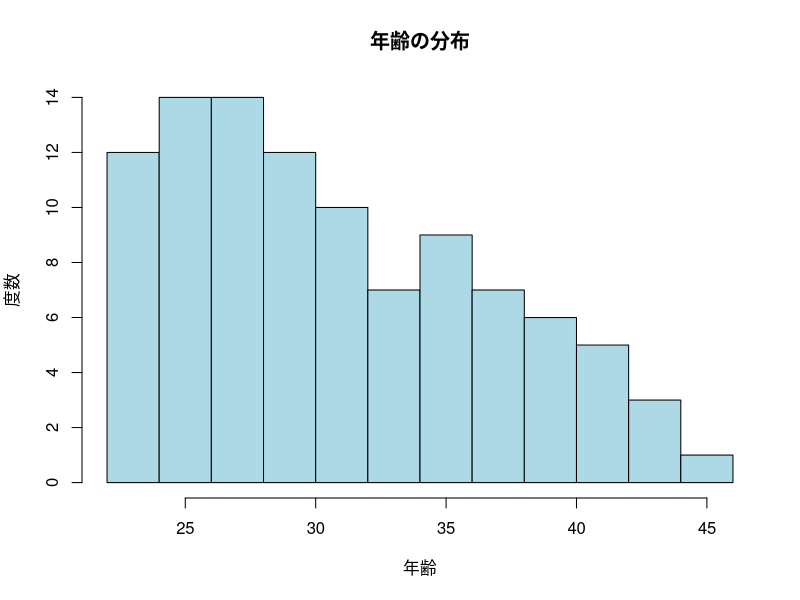
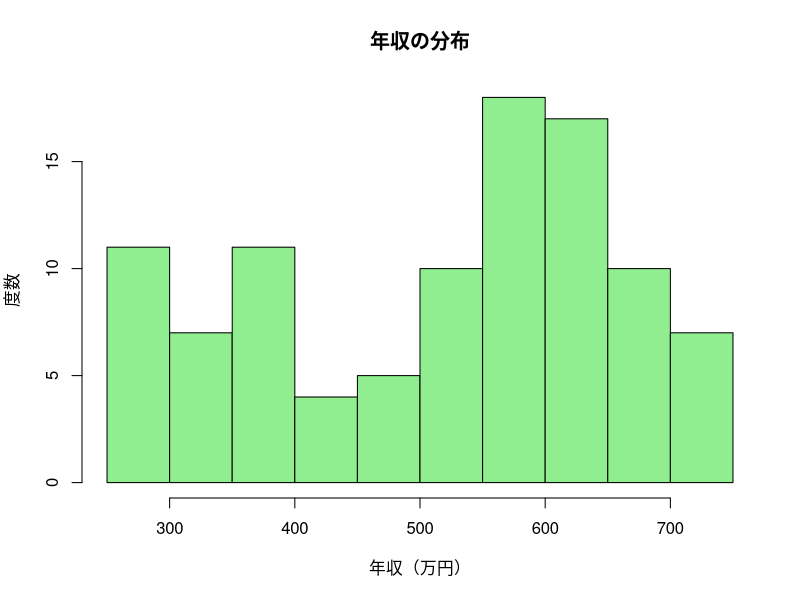
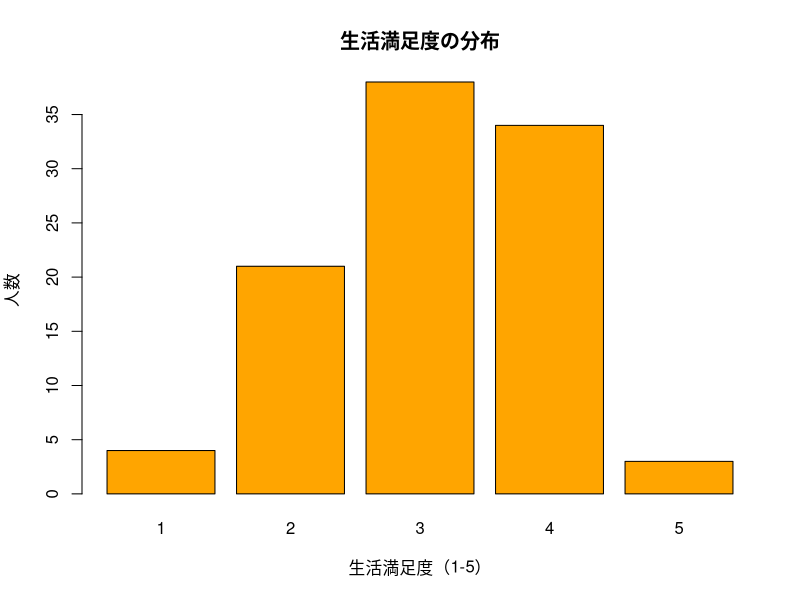
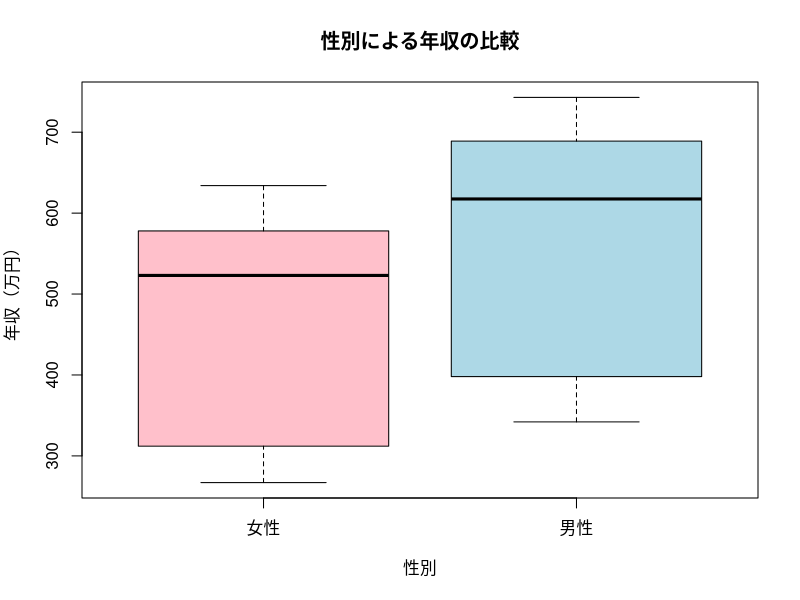
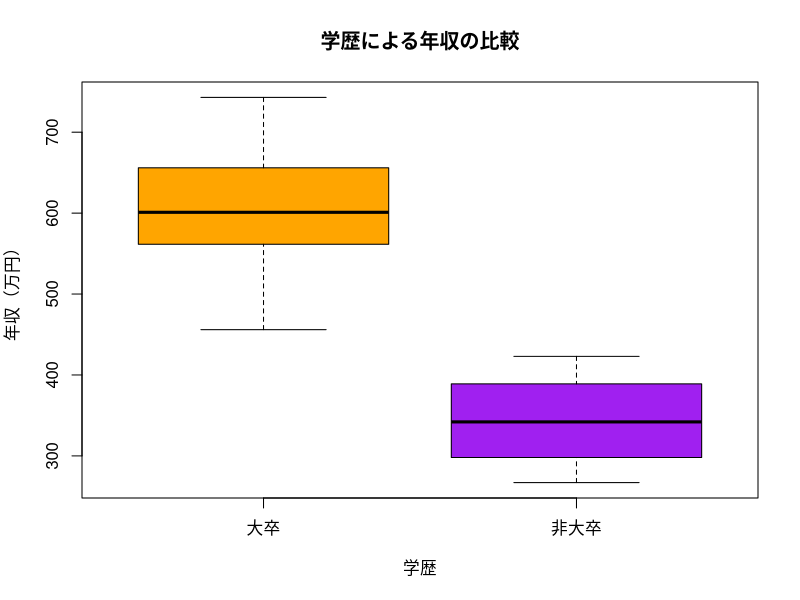
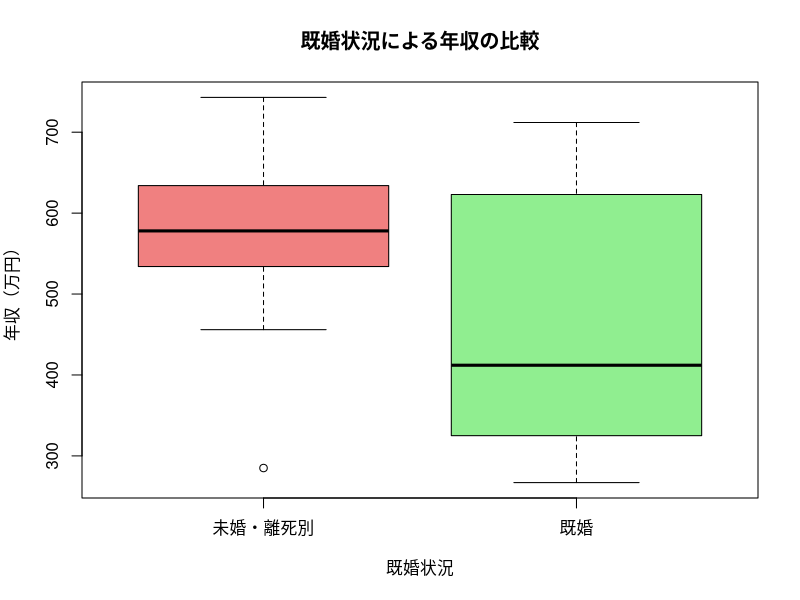
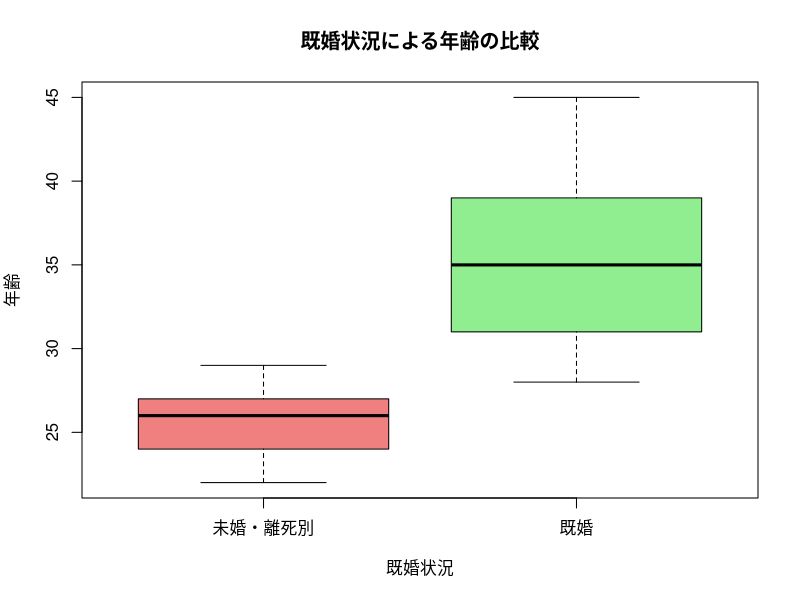
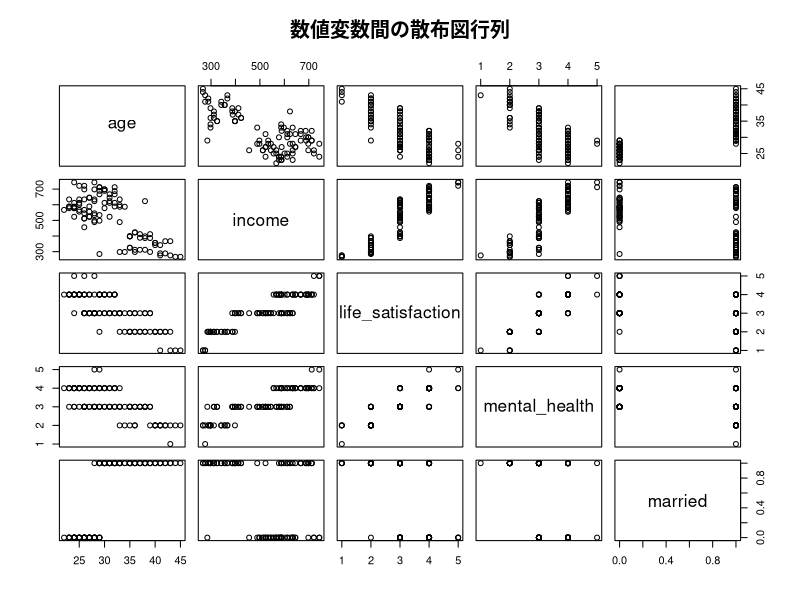

Write R code to recreate these figures, in order. (Note: this script raises an error after producing the figures.)
# =============================================================================
# R基礎演習 - 第2回: 回帰分析
# 対象: 大学生向け統計学習
# 内容: 単回帰分析、重回帰分析、ロジスティック回帰分析
# =============================================================================

# 作業環境のクリア
rm(list = ls())

# 図の日本語表示用
#par(family = "Meiryo") #Windows
#par(family= "HiraKakuProN-W3") #Mac

print("=== R回帰分析演習を開始します ===")

# =============================================================================
# 1. データの読み込みと確認
# =============================================================================

print("=== 1. データの読み込み ===")

# CSVファイルの読み込み
data <- read.csv("data/lifestyle_data.csv", fileEncoding = "UTF-8")

# データの基本情報を確認
print("データの行数と列数:")
print(dim(data))

print("データの最初の6行:")
print(head(data))

print("データの構造:")
print(str(data))

print("データの基本統計量:")
print(summary(data))

# =============================================================================
# 2. データの前処理
# =============================================================================

print("=== 2. データの前処理 ===")

# カテゴリカル変数をファクター型に変換
data$gender <- as.factor(data$gender)
data$education <- as.factor(data$education)

# 欠損値の確認
print("欠損値の確認:")
print(colSums(is.na(data)))

# 既婚状況の分布確認
print("既婚状況の分布:")
print(table(data$married))
print("既婚率:")
print(prop.table(table(data$married)))

# =============================================================================
# 3. 記述統計とデータ可視化
# =============================================================================

print("=== 3. 記述統計とデータ可視化 ===")

# 年齢の分布
print("年齢の基本統計量:")
print(summary(data$age))

hist(data$age, 
     main = "年齢の分布", 
     xlab = "年齢", 
     ylab = "度数",
     col = "lightblue",
     breaks = 10)

# 年収の分布
print("年収の基本統計量:")
print(summary(data$income))

hist(data$income, 
     main = "年収の分布", 
     xlab = "年収（万円）", 
     ylab = "度数",
     col = "lightgreen",
     breaks = 15)

# 生活満足度の分布
print("生活満足度の基本統計量:")
print(table(data$life_satisfaction))

barplot(table(data$life_satisfaction),
        main = "生活満足度の分布",
        xlab = "生活満足度（1-5）",
        ylab = "人数",
        col = "orange")

# グループ別の年収比較
print("性別による年収の違い:")
print(by(data$income, data$gender, summary))

boxplot(income ~ gender, data = data,
        main = "性別による年収の比較",
        xlab = "性別",
        ylab = "年収（万円）",
        col = c("pink", "lightblue"))

print("学歴による年収の違い:")
print(by(data$income, data$education, summary))

boxplot(income ~ education, data = data,
        main = "学歴による年収の比較",
        xlab = "学歴",
        ylab = "年収（万円）",
        col = c("orange", "purple"))

# 既婚状況別の比較
print("既婚状況による年収の違い:")
married_labels <- c("未婚・離死別", "既婚")
boxplot(income ~ married, data = data,
        main = "既婚状況による年収の比較",
        xlab = "既婚状況",
        ylab = "年収（万円）",
        names = married_labels,
        col = c("lightcoral", "lightgreen"))

print("既婚状況による年齢の違い:")
boxplot(age ~ married, data = data,
        main = "既婚状況による年齢の比較",
        xlab = "既婚状況",
        ylab = "年齢",
        names = married_labels,
        col = c("lightcoral", "lightgreen"))

# =============================================================================
# 4. 相関分析
# =============================================================================

print("=== 4. 相関分析 ===")

# 数値変数間の相関行列
correlation_vars <- c("age", "income", "life_satisfaction", "mental_health", "married")
cor_matrix <- cor(data[correlation_vars])

print("相関行列:")
print(round(cor_matrix, 3))

# 散布図行列
pairs(data[correlation_vars],
      main = "数値変数間の散布図行列")

# 個別の散布図
plot(data$age, data$income,
     main = "年齢と年収の関係",
     xlab = "年齢",
     ylab = "年収（万円）",
     pch = 16,
     col = "blue")

plot(data$income, data$life_satisfaction,
     main = "年収と生活満足度の関係",
     xlab = "年収（万円）",
     ylab = "生活満足度",
     pch = 16,
     col = "red")

plot(data$age, data$married,
     main = "年齢と既婚状況の関係",
     xlab = "年齢",
     ylab = "既婚状況（0=未婚・離死別, 1=既婚）",
     pch = 16,
     col = "green")

plot(data$life_satisfaction, data$mental_health,
     main = "生活満足度と精神的健康の関係",
     xlab = "生活満足度",
     ylab = "精神的健康",
     pch = 16,
     col = "purple")

# =============================================================================
# 5. 単回帰分析
# =============================================================================

print("=== 5. 単回帰分析 ===")

# 5.1 年齢と年収の単回帰
print("5.1 年齢 → 年収の単回帰分析")

model1 <- lm(income ~ age, data = data)
print(summary(model1))

# 回帰直線の描画
plot(data$age, data$income,
     main = "年齢と年収の回帰分析",
     xlab = "年齢",
     ylab = "年収（万円）",
     pch = 16,
     col = "blue")
abline(model1, col = "red", lwd = 2)

# 回帰式の表示
coef1 <- coef(model1)
equation1 <- paste("年収 =", round(coef1[1], 2), "+", round(coef1[2], 2), "× 年齢")
print(paste("回帰式:", equation1))

# 決定係数
r_squared1 <- summary(model1)$r.squared
print(paste("決定係数 (R²):", round(r_squared1, 3)))

# 5.2 年収と生活満足度の単回帰
print("5.2 年収 → 生活満足度の単回帰分析")

model2 <- lm(life_satisfaction ~ income, data = data)
print(summary(model2))

plot(data$income, data$life_satisfaction,
     main = "年収と生活満足度の回帰分析",
     xlab = "年収（万円）",
     ylab = "生活満足度",
     pch = 16,
     col = "red")
abline(model2, col = "blue", lwd = 2)

coef2 <- coef(model2)
equation2 <- paste("生活満足度 =", round(coef2[1], 3), "+", round(coef2[2], 6), "× 年収")
print(paste("回帰式:", equation2))

r_squared2 <- summary(model2)$r.squared
print(paste("決定係数 (R²):", round(r_squared2, 3)))

# 5.3 年齢と生活満足度の単回帰
print("5.3 年齢 → 生活満足度の単回帰分析")

model3 <- lm(life_satisfaction ~ age, data = data)
print(summary(model3))

plot(data$age, data$life_satisfaction,
     main = "年齢と生活満足度の回帰分析",
     xlab = "年齢",
     ylab = "生活満足度",
     pch = 16,
     col = "green")
abline(model3, col = "red", lwd = 2)

coef3 <- coef(model3)
equation3 <- paste("生活満足度 =", round(coef3[1], 3), "+", round(coef3[2], 4), "× 年齢")
print(paste("回帰式:", equation3))

r_squared3 <- summary(model3)$r.squared
print(paste("決定係数 (R²):", round(r_squared3, 3)))

# =============================================================================
# 6. 重回帰分析
# =============================================================================

print("=== 6. 重回帰分析 ===")

# 6.1 年収を目的変数とする重回帰
print("6.1 年収を目的変数とする重回帰分析")

model4 <- lm(income ~ age + gender + education + married + life_satisfaction + mental_health, data = data)
print(summary(model4))

# モデルの比較（単回帰 vs 重回帰）
print("モデル比較（年収）:")
print(paste("年齢のみのR²:", round(summary(model1)$r.squared, 3)))
print(paste("重回帰のR²:", round(summary(model4)$r.squared, 3)))
print(paste("調整済みR²:", round(summary(model4)$adj.r.squared, 3)))

# 6.2 生活満足度を目的変数とする重回帰
print("6.2 生活満足度を目的変数とする重回帰分析")

model5 <- lm(life_satisfaction ~ age + gender + education + married + income + mental_health, data = data)
print(summary(model5))

print("モデル比較（生活満足度）:")
print(paste("年収のみのR²:", round(summary(model2)$r.squared, 3)))
print(paste("年齢のみのR²:", round(summary(model3)$r.squared, 3)))
print(paste("重回帰のR²:", round(summary(model5)$r.squared, 3)))
print(paste("調整済みR²:", round(summary(model5)$adj.r.squared, 3)))

# 6.3 精神的健康を目的変数とする重回帰
print("6.3 精神的健康を目的変数とする重回帰分析")

model6 <- lm(mental_health ~ age + gender + education + married + income + life_satisfaction, data = data)
print(summary(model6))

print(paste("精神的健康モデルの調整済みR²:", round(summary(model6)$adj.r.squared, 3)))

# 残差分析
print("残差分析:")
par(mfrow = c(2, 2))
plot(model4, main = "年収モデルの診断")
par(mfrow = c(1, 1))

# =============================================================================
# 7. ロジスティック回帰分析
# =============================================================================

print("=== 7. ロジスティック回帰分析 ===")

# 7.1 既婚状況を目的変数とするロジスティック回帰
print("7.1 既婚状況を目的変数とするロジスティック回帰")

logit_model1 <- glm(married ~ age + gender + education + income + life_satisfaction + mental_health, 
                    data = data, family = binomial)
print(summary(logit_model1))

# オッズ比の計算
odds_ratios <- exp(coef(logit_model1))
print("オッズ比:")
print(round(odds_ratios, 3))

# 7.2 生活満足度高群を目的変数とするロジスティック回帰
print("7.2 生活満足度高群（4-5点）を目的変数とするロジスティック回帰")

# 生活満足度を二値化（4-5点を高群とする）
data$high_satisfaction <- ifelse(data$life_satisfaction >= 4, 1, 0)

print("生活満足度高群の分布:")
print(table(data$high_satisfaction))
print("生活満足度高群の割合:")
print(prop.table(table(data$high_satisfaction)))

logit_model2 <- glm(high_satisfaction ~ age + gender + education + married + income + mental_health, 
                    data = data, family = binomial)
print(summary(logit_model2))

odds_ratios2 <- exp(coef(logit_model2))
print("オッズ比:")
print(round(odds_ratios2, 3))

# 7.3 精神的健康高群を目的変数とするロジスティック回帰
print("7.3 精神的健康高群（4-5点）を目的変数とするロジスティック回帰")

data$high_mental_health <- ifelse(data$mental_health >= 4, 1, 0)

print("精神的健康高群の分布:")
print(table(data$high_mental_health))
print("精神的健康高群の割合:")
print(prop.table(table(data$high_mental_health)))

logit_model3 <- glm(high_mental_health ~ age + gender + education + married + income + life_satisfaction, 
                    data = data, family = binomial)
print(summary(logit_model3))

odds_ratios3 <- exp(coef(logit_model3))
print("オッズ比:")
print(round(odds_ratios3, 3))

# 予測確率の計算例
print("予測確率の例:")
# 平均的な条件での予測
new_data <- data.frame(
  age = mean(data$age),
  gender = "女性",
  education = "大卒",
  income = mean(data$income),
  life_satisfaction = mean(data$life_satisfaction),
  mental_health = mean(data$mental_health)
)

pred_prob_married <- predict(logit_model1, new_data, type = "response")
print(paste("平均的な条件の女性・大卒の既婚確率:", round(pred_prob_married, 3)))

pred_prob_satisfaction <- predict(logit_model2, new_data, type = "response")
print(paste("平均的な条件の女性・大卒・既婚の生活満足度高群確率:", round(pred_prob_satisfaction, 3)))

# =============================================================================
# 8. モデルの比較と評価
# =============================================================================

print("=== 8. モデルの比較と評価 ===")

# AIC による モデル比較
print("線形回帰モデルのAIC比較:")
print(paste("年収モデル（年齢のみ）:", round(AIC(model1), 2)))
print(paste("年収モデル（重回帰）:", round(AIC(model4), 2)))
print(paste("生活満足度モデル（年収のみ）:", round(AIC(model2), 2)))
print(paste("生活満足度モデル（年齢のみ）:", round(AIC(model3), 2)))
print(paste("生活満足度モデル（重回帰）:", round(AIC(model5), 2)))
print(paste("精神的健康モデル（重回帰）:", round(AIC(model6), 2)))

print("ロジスティック回帰モデルのAIC:")
print(paste("既婚状況予測モデル:", round(AIC(logit_model1), 2)))
print(paste("生活満足度高群予測モデル:", round(AIC(logit_model2), 2)))
print(paste("精神的健康高群予測モデル:", round(AIC(logit_model3), 2)))

# 予測精度の評価（ロジスティック回帰）
predictions_married <- ifelse(predict(logit_model1, type = "response") > 0.5, 1, 0)
accuracy_married <- mean(predictions_married == data$married)
print(paste("既婚状況予測の正解率:", round(accuracy_married, 3)))

predictions_satisfaction <- ifelse(predict(logit_model2, type = "response") > 0.5, 1, 0)
accuracy_satisfaction <- mean(predictions_satisfaction == data$high_satisfaction)
print(paste("生活満足度高群予測の正解率:", round(accuracy_satisfaction, 3)))

# 混同行列
print("既婚状況予測の混同行列:")
confusion_matrix_married <- table(実際 = data$married, 予測 = predictions_married)
print(confusion_matrix_married)

print("生活満足度高群予測の混同行列:")
confusion_matrix_satisfaction <- table(実際 = data$high_satisfaction, 予測 = predictions_satisfaction)
print(confusion_matrix_satisfaction)

# =============================================================================
# 9. 結果の解釈とまとめ
# =============================================================================

print("=== 9. 分析結果のまとめ ===")

print("【単回帰分析の結果】")
print(paste("年齢と年収の相関係数:", round(cor(data$age, data$income), 3)))
print(paste("年収と生活満足度の相関係数:", round(cor(data$income, data$life_satisfaction), 3)))
print(paste("年齢と生活満足度の相関係数:", round(cor(data$age, data$life_satisfaction), 3)))

print("【重回帰分析の結果】")
print(paste("年収モデルの調整済みR²:", round(summary(model4)$adj.r.squared, 3)))
print(paste("生活満足度モデルの調整済みR²:", round(summary(model5)$adj.r.squared, 3)))
print(paste("精神的健康モデルの調整済みR²:", round(summary(model6)$adj.r.squared, 3)))

print("【ロジスティック回帰の結果】")
print(paste("既婚状況予測の的中率:", round(accuracy_married, 3)))
print(paste("生活満足度高群予測の的中率:", round(accuracy_satisfaction, 3)))

# =============================================================================
# 10. 練習問題
# =============================================================================

print("=== 10. 練習問題 ===")

print("以下の分析を試してみましょう:")
print("1. 年齢を二次項（age^2）として含む重回帰分析")
print("2. 性別と既婚状況の交互作用項を含む年収の重回帰分析")
print("3. 年収を対数変換（log）して回帰分析")

# 練習問題1の解答例
print("【練習問題1の解答例】")
data$age_squared <- data$age^2
practice_model <- lm(income ~ age + age_squared + gender + education + married, data = data)
print(paste("二次項を含む年収モデルの調整済みR²:", round(summary(practice_model)$adj.r.squared, 3)))


print("=== 演習完了 ===")
print("お疲れ様でした！回帰分析の基礎を学習しました。")
print("結果を確認し、統計的有意性や効果の大きさを解釈してみましょう。")